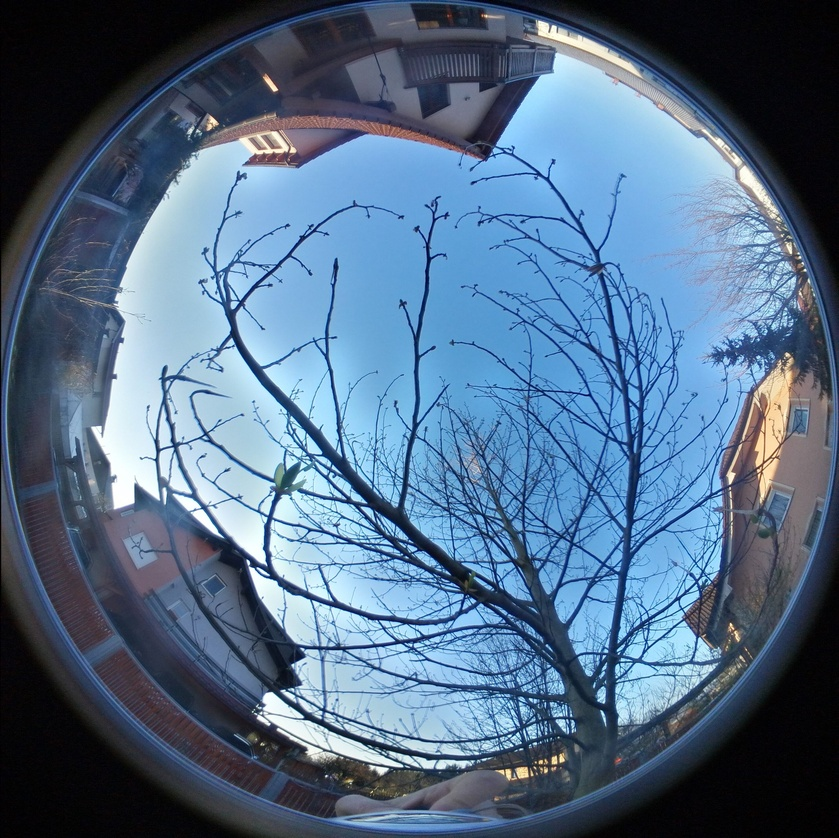
#> input picture SkyView/2019_03_30.jpg, 839 x 838 px, shrunk from 2900 x 2896 before the run, given as the content of the folder ./SkyView/originali, which was not available
$ jupyter execute skyview_masking_crop.ipynb   (text cells are left out)
#> lines starting #> are read from the running program, lines starting #| are printed output that depends on the picture; pictures that were not available may be replaced by others from this repository, and a replacement may not be noted
[cell 1]
# Libraries
from PIL import Image
import glob
import os

[cell 2]
# Original photos locations
photo_folder_original = "./SkyView/originali/"
# Cropped photo location
photo_folder = "./SkyView/"

[cell 3]
photos = glob.glob(photo_folder_original + "*.jpg")
photos

[cell 4]
x_crop = Image.open(photos[0]).size[0] // 2
#> x_crop = 419
y_crop = Image.open(photos[0]).size[1]
#> y_crop = 838
x_crop, y_crop
#> Out = (419, 838)

[cell 5]
for photo in photos:
    name = os.path.basename(photo)
    print("Cropping", name)
    image_obj = Image.open(photo)
#> image_obj is the input picture: PIL image 839x838 RGB; mean R, G, B 83.9, 109.3, 135.7
    cropped_image = image_obj.crop((0, 0, x_crop, y_crop))
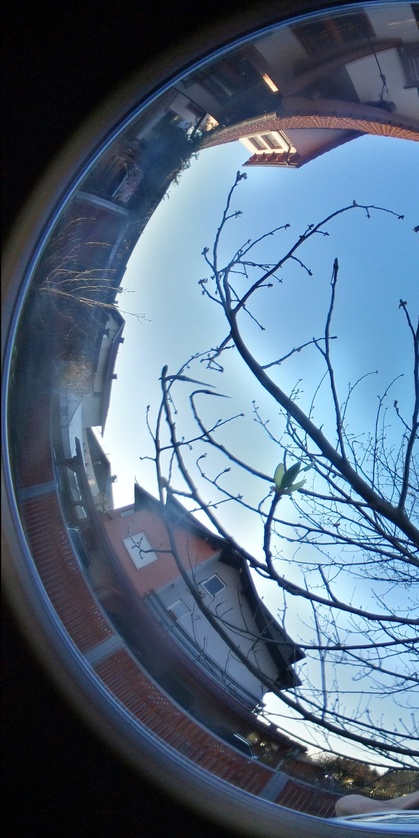
#> cropped_image: PIL image 419x838 RGB; mean R, G, B 88.1, 107.7, 128.9
    cropped_image.save(photo_folder + name)


$ run again, on SkyView/2019_04_04.jpg
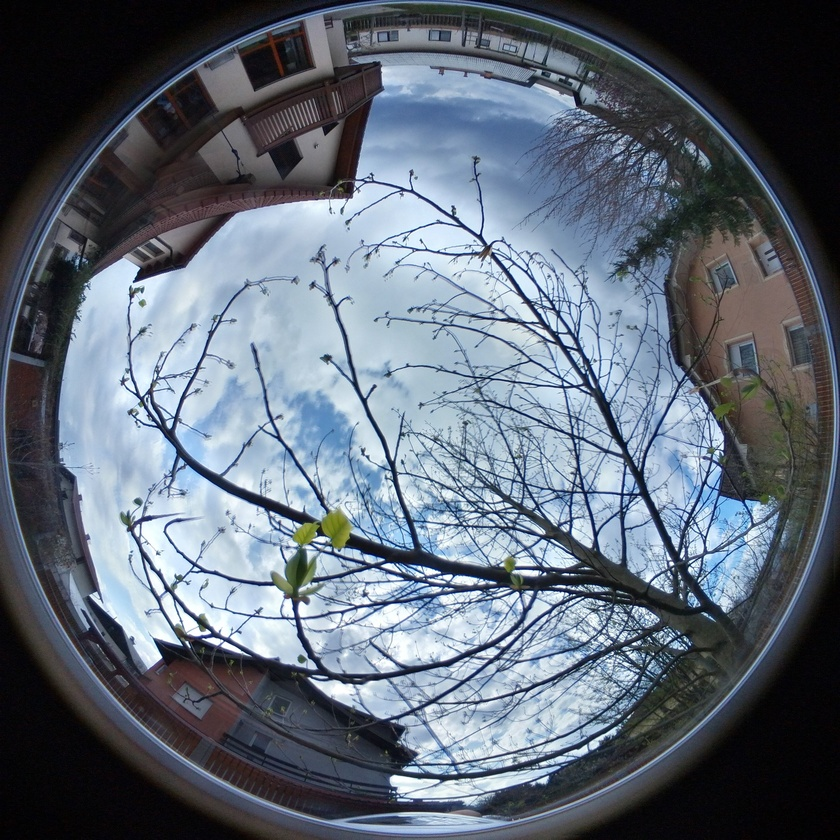
#> input picture SkyView/2019_04_04.jpg, 840 x 840 px, shrunk from 2896 x 2896 before the run, given as the content of the folder ./SkyView/originali, which was not available
#> x_crop = 420
#> y_crop = 840
#> Out = (420, 840)
#> image_obj is the input picture: PIL image 840x840 RGB; mean R, G, B 96.8, 106.6, 119.3
#> `cropped_image = image_obj.crop((0, 0, x_crop, y_crop))`:
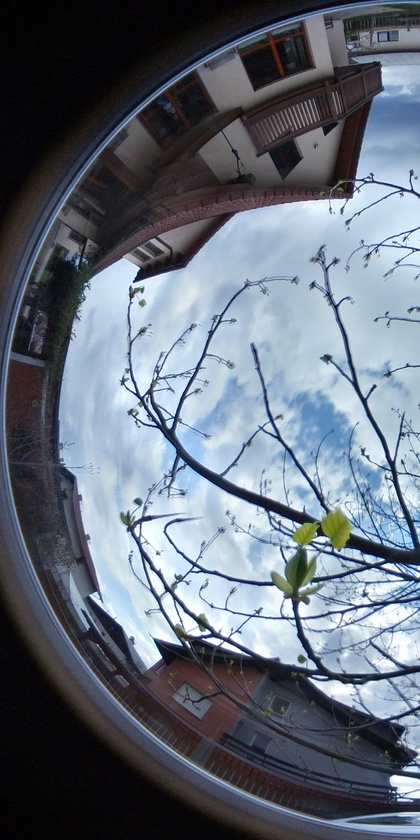
#> cropped_image: PIL image 420x840 RGB; mean R, G, B 100.7, 109.1, 121.3

$ run again, on SkyView/2019_04_09.jpg
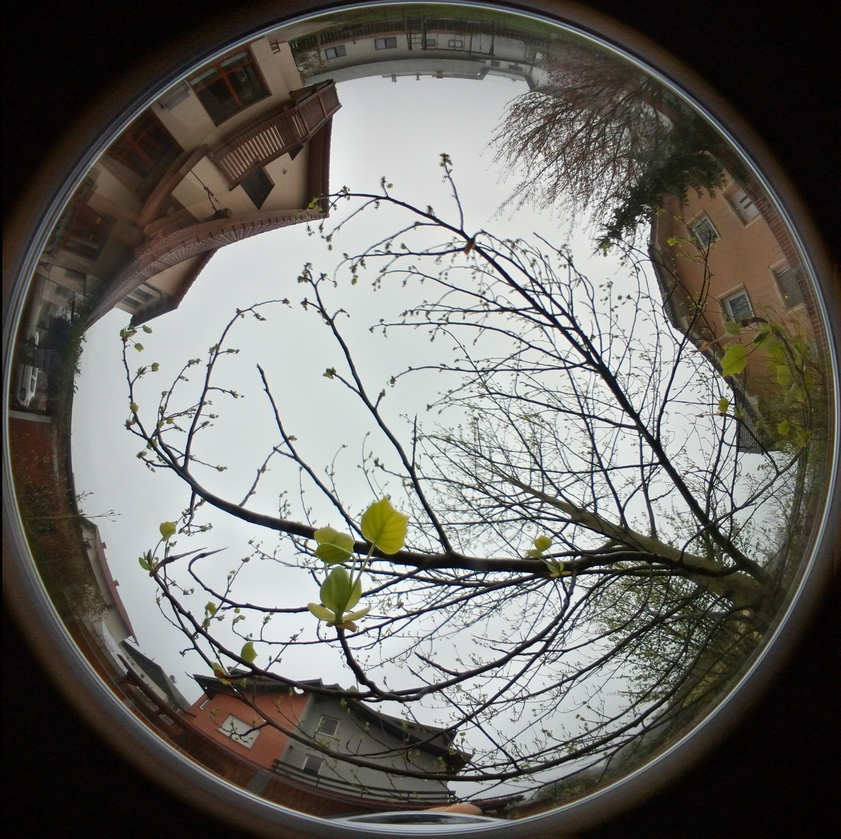
#> input picture SkyView/2019_04_09.jpg, 841 x 839 px, shrunk from 2904 x 2896 before the run, given as the content of the folder ./SkyView/originali, which was not available
#> x_crop = 420
#> y_crop = 839
#> Out = (420, 839)
#> image_obj is the input picture: PIL image 841x839 RGB; mean R, G, B 109.9, 108.2, 103.8
#> `cropped_image = image_obj.crop((0, 0, x_crop, y_crop))`:
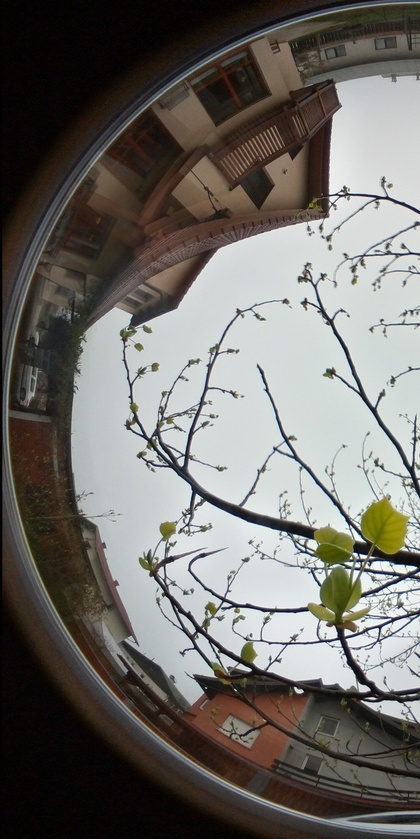
#> cropped_image: PIL image 420x839 RGB; mean R, G, B 111.5, 108.9, 104.6

$ run again, on SkyView/2019_04_10.jpg
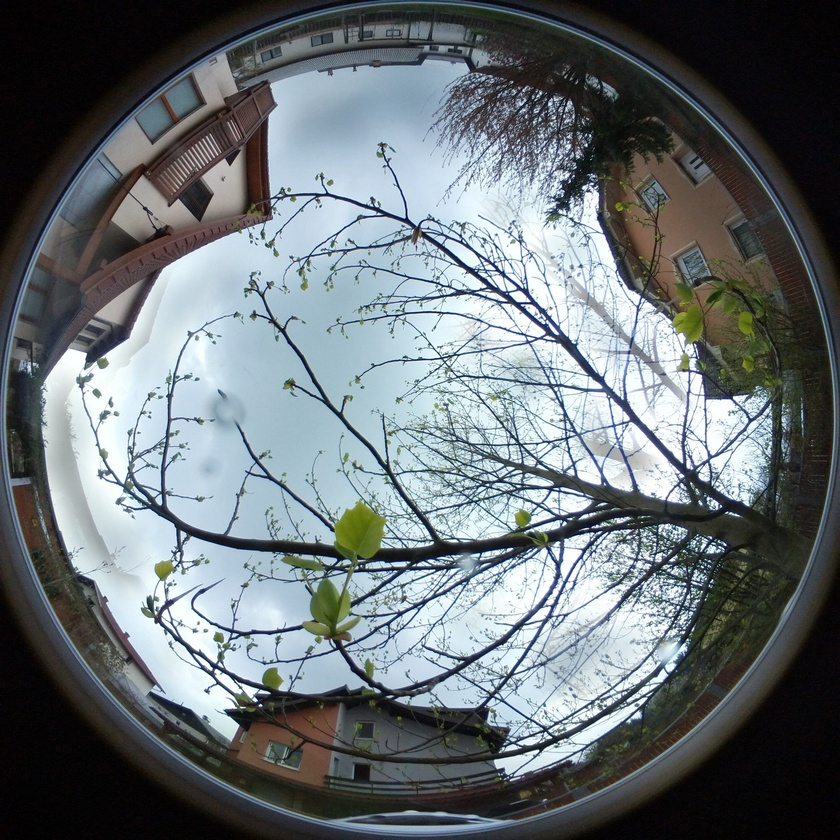
#> input picture SkyView/2019_04_10.jpg, 840 x 840 px, shrunk from 2896 x 2896 before the run, given as the content of the folder ./SkyView/originali, which was not available
#> x_crop = 420
#> y_crop = 840
#> Out = (420, 840)
#> image_obj is the input picture: PIL image 840x840 RGB; mean R, G, B 106.5, 114.1, 118.2
#> `cropped_image = image_obj.crop((0, 0, x_crop, y_crop))`:
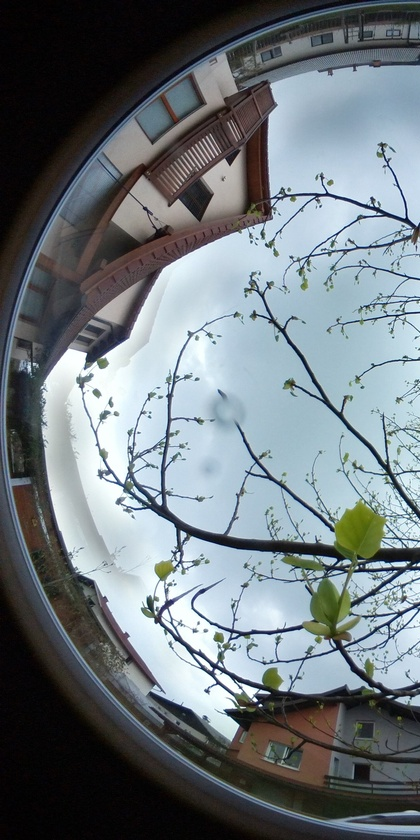
#> cropped_image: PIL image 420x840 RGB; mean R, G, B 111.4, 120.3, 125.5
